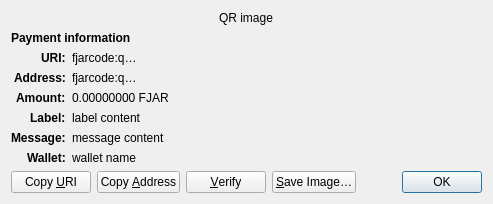
<?xml version="1.0" encoding="UTF-8"?>
<ui version="4.0">
 <class>ReceiveRequestDialog</class>
 <widget class="QDialog" name="ReceiveRequestDialog">
  <property name="geometry">
   <rect>
    <x>0</x>
    <y>0</y>
    <width>413</width>
    <height>229</height>
   </rect>
  </property>
  <property name="windowTitle">
   <string>Request payment to …</string>
  </property>
  <layout class="QGridLayout" name="gridLayout" columnstretch="0,1">
   <property name="sizeConstraint">
    <enum>QLayout::SetFixedSize</enum>
   </property>
   <item row="0" column="0" colspan="2" alignment="Qt::AlignHCenter">
    <widget class="QRImageWidget" name="qr_code">
     <property name="text">
      <string notr="true">QR image</string>
     </property>
     <property name="textInteractionFlags">
      <set>Qt::NoTextInteraction</set>
     </property>
    </widget>
   </item>
   <item row="1" column="0" colspan="2">
    <widget class="QLabel" name="payment_header">
     <property name="font">
      <font>
       <weight>75</weight>
       <bold>true</bold>
      </font>
     </property>
     <property name="text">
      <string>Payment information</string>
     </property>
     <property name="textInteractionFlags">
      <set>Qt::NoTextInteraction</set>
     </property>
    </widget>
   </item>
   <item row="2" column="0" alignment="Qt::AlignRight|Qt::AlignTop">
    <widget class="QLabel" name="uri_tag">
     <property name="font">
      <font>
       <weight>75</weight>
       <bold>true</bold>
      </font>
     </property>
     <property name="text">
      <string notr="true">URI:</string>
     </property>
     <property name="textFormat">
      <enum>Qt::PlainText</enum>
     </property>
     <property name="textInteractionFlags">
      <set>Qt::NoTextInteraction</set>
     </property>
    </widget>
   </item>
   <item row="2" column="1" alignment="Qt::AlignTop">
    <widget class="QLabel" name="uri_content">
     <property name="text">
      <string notr="true">fjarcode:q…</string>
     </property>
     <property name="textFormat">
      <enum>Qt::RichText</enum>
     </property>
     <property name="wordWrap">
      <bool>true</bool>
     </property>
     <property name="textInteractionFlags">
      <set>Qt::TextSelectableByMouse</set>
     </property>
    </widget>
   </item>
   <item row="3" column="0" alignment="Qt::AlignRight|Qt::AlignTop">
    <widget class="QLabel" name="address_tag">
     <property name="font">
      <font>
       <weight>75</weight>
       <bold>true</bold>
      </font>
     </property>
     <property name="text">
      <string>Address:</string>
     </property>
     <property name="textInteractionFlags">
      <set>Qt::NoTextInteraction</set>
     </property>
    </widget>
   </item>
   <item row="3" column="1" alignment="Qt::AlignTop">
    <widget class="QLabel" name="address_content">
     <property name="text">
      <string notr="true">fjarcode:q…</string>
     </property>
     <property name="textFormat">
      <enum>Qt::PlainText</enum>
     </property>
     <property name="textInteractionFlags">
      <set>Qt::TextSelectableByMouse</set>
     </property>
    </widget>
   </item>
   <item row="4" column="0" alignment="Qt::AlignRight|Qt::AlignTop">
    <widget class="QLabel" name="amount_tag">
     <property name="font">
      <font>
       <weight>75</weight>
       <bold>true</bold>
      </font>
     </property>
     <property name="text">
      <string>Amount:</string>
     </property>
     <property name="textInteractionFlags">
      <set>Qt::NoTextInteraction</set>
     </property>
    </widget>
   </item>
   <item row="4" column="1" alignment="Qt::AlignTop">
    <widget class="QLabel" name="amount_content">
     <property name="text">
      <string notr="true">0.00000000 FJAR</string>
     </property>
     <property name="textFormat">
      <enum>Qt::PlainText</enum>
     </property>
     <property name="textInteractionFlags">
      <set>Qt::TextSelectableByMouse</set>
     </property>
    </widget>
   </item>
   <item row="5" column="0" alignment="Qt::AlignRight|Qt::AlignTop">
    <widget class="QLabel" name="label_tag">
     <property name="font">
      <font>
       <weight>75</weight>
       <bold>true</bold>
      </font>
     </property>
     <property name="text">
      <string>Label:</string>
     </property>
     <property name="textInteractionFlags">
      <set>Qt::NoTextInteraction</set>
     </property>
    </widget>
   </item>
   <item row="5" column="1" alignment="Qt::AlignTop">
    <widget class="QLabel" name="label_content">
     <property name="text">
      <string notr="true">label content</string>
     </property>
     <property name="textFormat">
      <enum>Qt::PlainText</enum>
     </property>
     <property name="wordWrap">
      <bool>true</bool>
     </property>
     <property name="textInteractionFlags">
      <set>Qt::TextSelectableByMouse</set>
     </property>
    </widget>
   </item>
   <item row="6" column="0" alignment="Qt::AlignRight|Qt::AlignTop">
    <widget class="QLabel" name="message_tag">
     <property name="font">
      <font>
       <weight>75</weight>
       <bold>true</bold>
      </font>
     </property>
     <property name="text">
      <string>Message:</string>
     </property>
     <property name="textInteractionFlags">
      <set>Qt::NoTextInteraction</set>
     </property>
    </widget>
   </item>
   <item row="6" column="1" alignment="Qt::AlignTop">
    <widget class="QLabel" name="message_content">
     <property name="text">
      <string notr="true">message content</string>
     </property>
     <property name="textFormat">
      <enum>Qt::PlainText</enum>
     </property>
     <property name="wordWrap">
      <bool>true</bool>
     </property>
     <property name="textInteractionFlags">
      <set>Qt::TextSelectableByMouse</set>
     </property>
    </widget>
   </item>
   <item row="7" column="0" alignment="Qt::AlignRight|Qt::AlignTop">
    <widget class="QLabel" name="wallet_tag">
     <property name="font">
      <font>
       <weight>75</weight>
       <bold>true</bold>
      </font>
     </property>
     <property name="text">
      <string>Wallet:</string>
     </property>
     <property name="textInteractionFlags">
      <set>Qt::NoTextInteraction</set>
     </property>
    </widget>
   </item>
   <item row="7" column="1" alignment="Qt::AlignTop">
    <widget class="QLabel" name="wallet_content">
     <property name="text">
      <string notr="true">wallet name</string>
     </property>
     <property name="textFormat">
      <enum>Qt::PlainText</enum>
     </property>
     <property name="wordWrap">
      <bool>true</bool>
     </property>
     <property name="textInteractionFlags">
      <set>Qt::TextSelectableByMouse</set>
     </property>
    </widget>
   </item>
   <item row="8" column="0" colspan="2">
    <layout class="QHBoxLayout" name="horizontalLayout">
     <item>
      <widget class="QPushButton" name="btnCopyURI">
       <property name="text">
        <string>Copy &amp;URI</string>
       </property>
       <property name="autoDefault">
        <bool>false</bool>
       </property>
      </widget>
     </item>
     <item>
      <widget class="QPushButton" name="btnCopyAddress">
       <property name="text">
        <string>Copy &amp;Address</string>
       </property>
       <property name="autoDefault">
        <bool>false</bool>
       </property>
      </widget>
     </item>
     <item>
      <widget class="QPushButton" name="btnVerify">
       <property name="text">
        <string>&amp;Verify</string>
       </property>
       <property name="toolTip">
        <string>Verify this address on e.g. a hardware wallet screen</string>
       </property>
       <property name="autoDefault">
        <bool>false</bool>
       </property>
      </widget>
     </item>
     <item>
      <widget class="QPushButton" name="btnSaveAs">
       <property name="text">
        <string>&amp;Save Image…</string>
       </property>
       <property name="autoDefault">
        <bool>false</bool>
       </property>
      </widget>
     </item>
     <item>
      <spacer name="horizontalSpacer_2">
       <property name="orientation">
        <enum>Qt::Horizontal</enum>
       </property>
       <property name="sizeHint" stdset="0">
        <size>
         <width>40</width>
         <height>20</height>
        </size>
       </property>
      </spacer>
     </item>
     <item>
      <widget class="QDialogButtonBox" name="buttonBox">
       <property name="focusPolicy">
        <enum>Qt::StrongFocus</enum>
       </property>
       <property name="standardButtons">
        <set>QDialogButtonBox::Ok</set>
       </property>
      </widget>
     </item>
    </layout>
   </item>
  </layout>
 </widget>
 <customwidgets>
  <customwidget>
   <class>QRImageWidget</class>
   <extends>QLabel</extends>
   <header>qt/qrimagewidget.h</header>
  </customwidget>
 </customwidgets>
 <tabstops>
  <tabstop>buttonBox</tabstop>
  <tabstop>btnCopyURI</tabstop>
  <tabstop>btnCopyAddress</tabstop>
  <tabstop>btnSaveAs</tabstop>
 </tabstops>
 <resources/>
 <connections>
  <connection>
   <sender>buttonBox</sender>
   <signal>accepted()</signal>
   <receiver>ReceiveRequestDialog</receiver>
   <slot>accept()</slot>
   <hints>
    <hint type="sourcelabel">
     <x>135</x>
     <y>230</y>
    </hint>
    <hint type="destinationlabel">
     <x>135</x>
     <y>126</y>
    </hint>
   </hints>
  </connection>
 </connections>
</ui>
